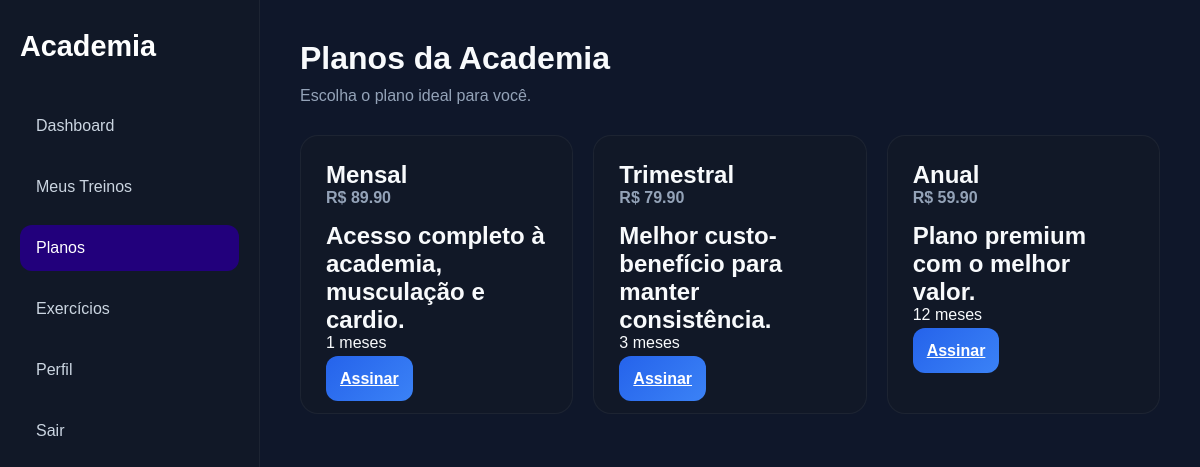
Page /planos/ on the committed database.
### app/models/plano.py (models this page shows, shortened)
class Plano(db.Model):
    __tablename__ = "planos"
    id = db.Column(
        db.Integer,
        primary_key=True
    )
    nome = db.Column(
        db.String(100),
        nullable=False
    )
    preco = db.Column(
        db.Float,
        nullable=False
    )
    descricao = db.Column(
        db.Text
    )
    duracao_meses = db.Column(
        db.Integer,
        nullable=False
    )
    ativo = db.Column(
        db.Boolean,
        default=True
    )
    usuarios = db.relationship(
        "Usuario",
        backref="plano",
        lazy=True
    )

### app/routes/planos.py (the view)
@planos_bp.route("/")
def lista():
    planos = Plano.query.filter_by(
        ativo=True
    ).all()
    return render_template(
        "planos/lista.html",
        planos=planos
    )

### app/templates/planos/lista.html (shortened to what this page needs)
{% extends 'components/dashboard_layout.html' %}
{% block dashboard_content %}
<div class="dashboard-header">
    <h1>Planos da Academia</h1>
    <p>
        Escolha o plano ideal para você.
    </p>
</div>
<div class="cards-grid">
    {% for plano in planos %}
        <div class="card">
            <h2>{{ plano.nome }}</h2>
            <h3>
                R$ {{ "%.2f"|format(plano.preco) }}
            </h3>
            <p>
                {{ plano.descricao }}
            </p>
            <span>
                {{ plano.duracao_meses }} meses
            </span>
            <br><br>
            <a
                href="{{ url_for('planos.assinar', id=plano.id) }}"
                class="auth-btn"
            >
                Assinar
            </a>
        </div>
    {% endfor %}
</div>
{% endblock %}

### app/static/css/style.css (style rules this page uses)
* { margin: 0; padding: 0; box-sizing: border-box; }
body { font-family: Arial, Helvetica, sans-serif; background: #0f172a; color: #f8fafc; min-height: 100vh; }
.auth-btn { margin-top: 10px; width: 100%; padding: 14px; border: none; border-radius: 12px; background: linear-gradient( 135deg, #2563eb, #3b82f6 ); color: white; font-size: 1rem; font-weight: bold; cursor: pointer; transition: 0.25s; }
.dashboard-header { margin-bottom: 30px; }
.dashboard-header h1 { font-size: 2rem; margin-bottom: 10px; }
.dashboard-header p { color: #94a3b8; }
.cards-grid { display: grid; grid-template-columns: repeat( auto-fit, minmax(220px, 1fr) ); gap: 20px; margin-bottom: 40px; }
.card { background: #111827; padding: 25px; border-radius: 18px; border: 1px solid rgba(255,255,255,0.05); }
.card h3 { color: #94a3b8; margin-bottom: 15px; font-size: 1rem; }
.card p { font-size: 1.5rem; font-weight: bold; }

### rows in the picture
Plano: nome "Mensal", preco "89.90", descricao "Acesso completo à academia, musculação e cardio.", duracao_meses "1"
Plano: nome "Trimestral", preco "79.90", descricao "Melhor custo-benefício para manter consistência.", duracao_meses "3"
Plano: nome "Anual", preco "59.90", descricao "Plano premium com o melhor valor.", duracao_meses "12"
